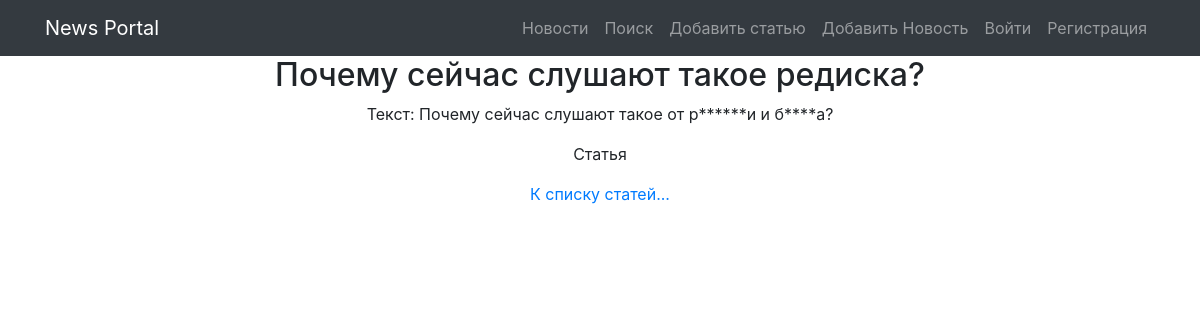
The app's page /news/15/ with its own data.
### news/models.py (models this page shows, shortened)
class Post(models.Model):
    class Meta:
        verbose_name = 'Пост'
        verbose_name_plural = 'Посты'
    ARTICLE = 'article'
    NEWS = 'news'
    POST_TYPES = [
        (ARTICLE, 'Статья'),
        (NEWS, 'Новость'),
    ]
    author = models.ForeignKey(Author, verbose_name='Автор', on_delete=models.CASCADE)
    post_type = models.CharField(max_length=10, verbose_name='тип поста', choices=POST_TYPES)
    created_at = models.DateTimeField(auto_now_add=True)
    category = models.ManyToManyField(Category, verbose_name='Категория', through='PostCategory')
    title = models.CharField(max_length=200, verbose_name='Заголовок')
    text = models.TextField(verbose_name='Содержание')
    rating = models.IntegerField(default=0, verbose_name='Рейтинг')

### news/views.py (the view)
# urls.py: path('news/<int:pk>/', PostDetailView.as_view(), name='post_detail'),
class PostDetailView(DetailView):
    model = Post
    template_name = 'news/post_detail.html'
    context_object_name = 'post'

### news/templatetags/custom_filters.py (called while the page is built)
@register.filter()
def censor(post_text: str):
    if not isinstance(post_text, str):
        raise ValueError('Можно применить только к строке!')  # Если строка, то в ней уже ищем плохие слова
    if 'редиск' or 'баран' in post_text:
        text = post_text.replace('редиск', 'р******')
        text = text.replace('баран', 'б****')
        return text

### templates/news/post_detail.html (shortened to what this page needs)
{% extends 'flatpages/default.html' %}
{% load custom_filters %}
{% block content %}
  <h2>{{ post.title }}</h2>
  <p>{{ post.text|censor }}</p>
  <p>
	  {% if post.post_type == 'news' %}
		  <td>Новость</td>
		  {% else %}
		  <td>Статья</td>
	  {% endif %}
  </p>
	<a href="{% url 'posts_list' %}" class="card-link">К списку статей...</a>
{% endblock %}

### records on screen
Post: title "Почему сейчас слушают такое редиска?", text|censor "Текст: Почему сейчас слушают такое от р******и и б****а?"
